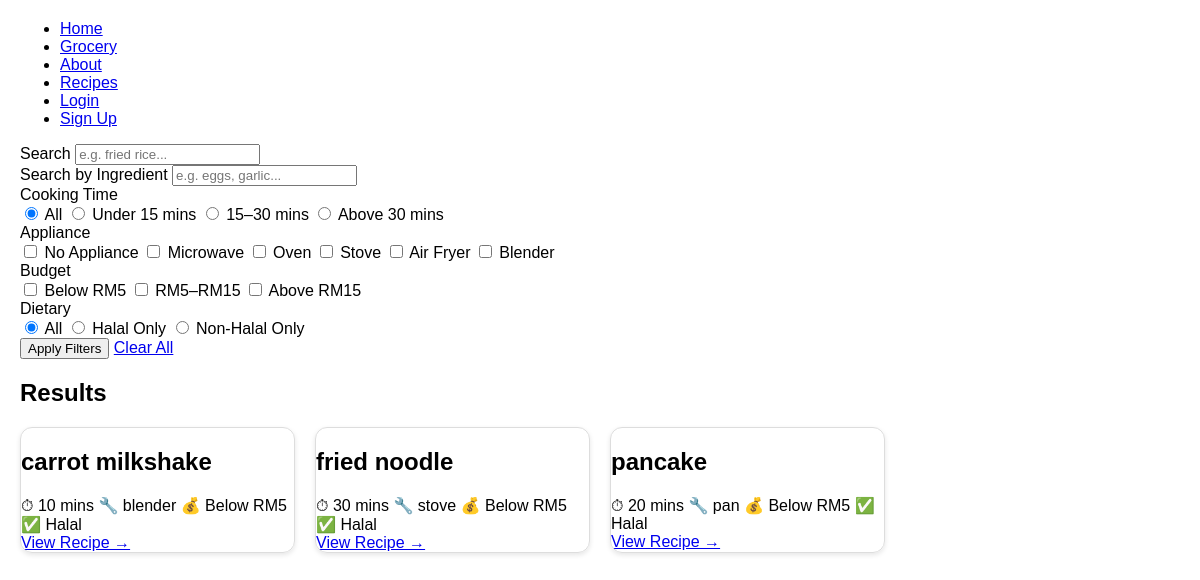
The app's page /filter/, older data.
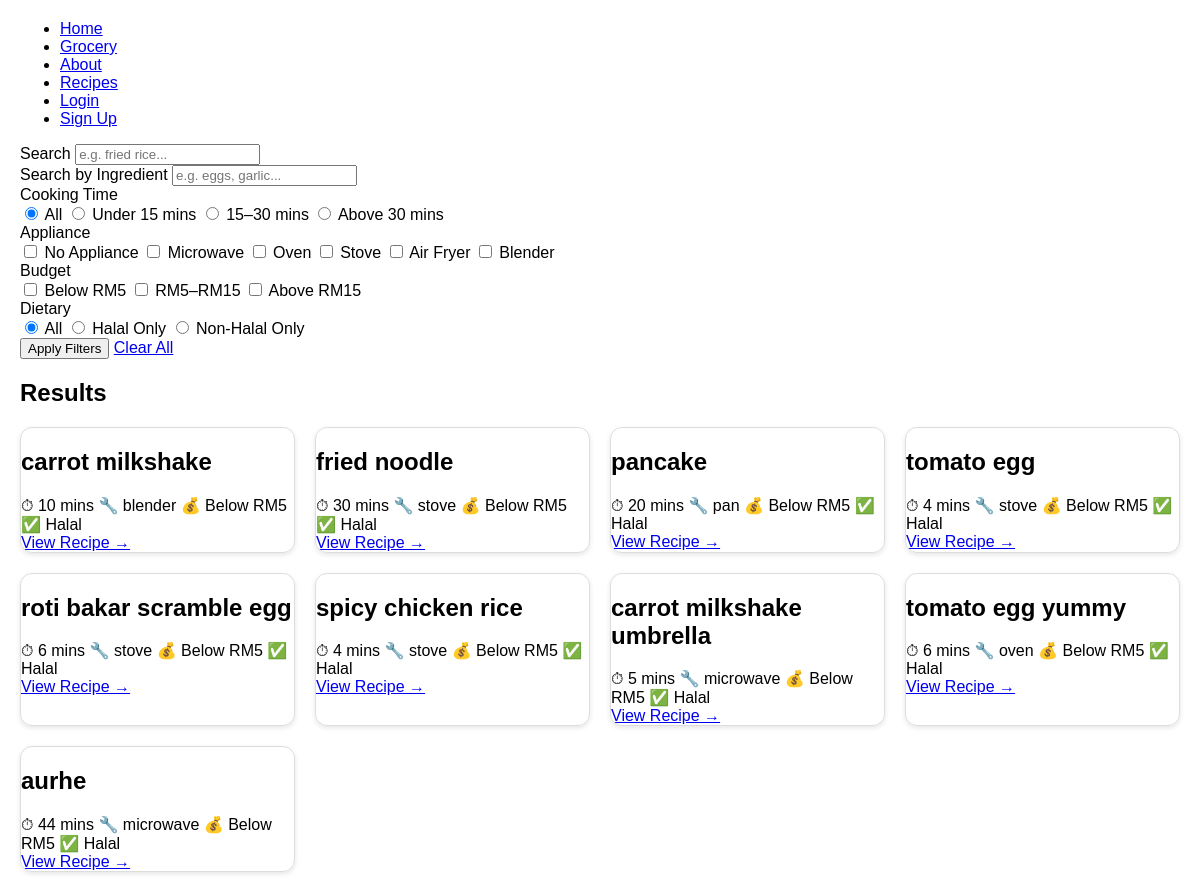
The same page, newer data.
### pages/models.py (models this page shows)
class Recipe(models.Model):
    BUDGET_CHOICES = [
        ('low',    'Below RM5'),
        ('medium', 'RM5 – RM15'),
        ('high',   'Above RM15'),
    ]
    name         = models.CharField(max_length=100)
    ingredients  = models.ManyToManyField(
        Ingredient,
        blank=True,
        related_name='recipes'
    )
    cooking_time = models.IntegerField()
    appliance    = models.CharField(max_length=100)
    instructions = models.TextField()
    image_url    = models.URLField(max_length=500, null=True, blank=True)
    is_halal     = models.BooleanField(default=True)
    budget       = models.CharField(
        max_length=10, choices=BUDGET_CHOICES, default='low'
    )
    filters      = models.ManyToManyField(RecipeFilter, blank=True)
    user         = models.ForeignKey(
        'pages.AppUser',
        on_delete=models.CASCADE,
        related_name='recipes'
    )
    def __str__(self):
        return self.name

### pages/views.py (the view)
# urls.py: path("filter/",                  views.recipe_filter, name="recipe_filter"),
def recipe_filter(request):
    recipes = Recipe.objects.all()
    search = request.GET.get('search', '')
    if search:
        recipes = recipes.filter(name__icontains=search)
    appliances = request.GET.getlist('appliance')
    if appliances:
        recipes = recipes.filter(appliance__in=appliances)
    time = request.GET.get('time', '')
    if time == 'quick':
        recipes = recipes.filter(cooking_time__lt=15)
    elif time == 'medium':
        recipes = recipes.filter(cooking_time__gte=15, cooking_time__lte=30)
    elif time == 'long':
        recipes = recipes.filter(cooking_time__gt=30)
    halal = request.GET.get('halal', '')
    if halal == 'true':
        recipes = recipes.filter(is_halal=True)
    elif halal == 'false':
        recipes = recipes.filter(is_halal=False)
    budgets = request.GET.getlist('budget')
    if budgets:
        recipes = recipes.filter(budget__in=budgets)
    return render(request, 'pages/recipe_filter.html', {'recipes': recipes})

### pages/templates/pages/recipe_filter.html (shortened to what the changed rows need)
{% extends 'pages/base.html' %}
{% block content %}
<main class="recipe_filter">
  <section class="filter_results">
    <h2 class="results_title">Results</h2>
    <div class="recipe_cards">
      {% for recipe in recipes %}
        <article class="card">
          <div class="card_body">
            <h2 class="card_title">{{ recipe.name }}</h2>
            <div class="card_tags">
              <span class="recipe_time">⏱ {{ recipe.cooking_time }} mins</span>
              <span class="recipe_appliance">🔧 {{ recipe.appliance }}</span>
              <span class="recipe_budget">💰 {{ recipe.get_budget_display }}</span>
              {% if recipe.is_halal %}
                <span class="recipe_halal">✅ Halal</span>
              {% else %}
                <span class="recipe_nonhalal">❌ Non-Halal</span>
              {% endif %}
            </div>
            <a href="{% url 'recipe_detail' recipe.id %}" class="recipe_link">View Recipe →</a>
          </div>
        </article>
      {% empty %}
        <p class="no_results">No recipes match your filters.</p>
      {% endfor %}
    </div>
  </section>
</main>
{% endblock %}

Row changes from the older to the newer data that the page shows:
added Recipe: name "tomato egg", cooking_time "4", appliance "stove", budget "Below RM5", is_halal "✅ Halal"
added Recipe: name "roti bakar scramble egg", cooking_time "6", appliance "stove", budget "Below RM5", is_halal "✅ Halal"
added Recipe: name "spicy chicken rice", cooking_time "4", appliance "stove", budget "Below RM5", is_halal "✅ Halal"
added Recipe: name "carrot milkshake umbrella", cooking_time "5", appliance "microwave", budget "Below RM5", is_halal "✅ Halal"
added Recipe: name "tomato egg yummy", cooking_time "6", appliance "oven", budget "Below RM5", is_halal "✅ Halal"
added Recipe: name "aurhe", cooking_time "44", appliance "microwave", budget "Below RM5", is_halal "✅ Halal"
